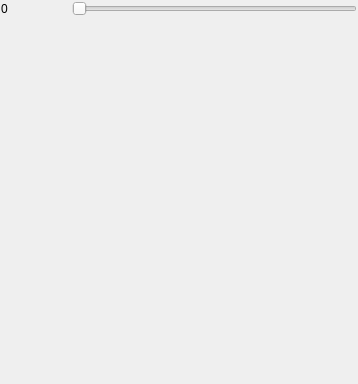
<?xml version="1.0" encoding="UTF-8"?>
<ui version="4.0">
 <class>display_screen_container</class>
 <widget class="QWidget" name="display_screen_container">
  <property name="geometry">
   <rect>
    <x>0</x>
    <y>0</y>
    <width>358</width>
    <height>384</height>
   </rect>
  </property>
  <property name="sizePolicy">
   <sizepolicy hsizetype="MinimumExpanding" vsizetype="MinimumExpanding">
    <horstretch>0</horstretch>
    <verstretch>0</verstretch>
   </sizepolicy>
  </property>
  <property name="minimumSize">
   <size>
    <width>358</width>
    <height>384</height>
   </size>
  </property>
  <property name="sizeIncrement">
   <size>
    <width>0</width>
    <height>0</height>
   </size>
  </property>
  <property name="windowTitle">
   <string>Form</string>
  </property>
  <layout class="QGridLayout" name="gridLayout_3">
   <property name="leftMargin">
    <number>1</number>
   </property>
   <property name="topMargin">
    <number>1</number>
   </property>
   <property name="rightMargin">
    <number>1</number>
   </property>
   <property name="bottomMargin">
    <number>1</number>
   </property>
   <property name="spacing">
    <number>1</number>
   </property>
   <item row="0" column="0">
    <layout class="QVBoxLayout" name="verticalLayout">
     <item>
      <layout class="QHBoxLayout" name="horizontalLayout">
       <item>
        <widget class="QLabel" name="posss">
         <property name="minimumSize">
          <size>
           <width>70</width>
           <height>0</height>
          </size>
         </property>
         <property name="maximumSize">
          <size>
           <width>70</width>
           <height>16777215</height>
          </size>
         </property>
         <property name="text">
          <string>0</string>
         </property>
        </widget>
       </item>
       <item>
        <widget class="QSlider" name="posSelect_scrbr">
         <property name="orientation">
          <enum>Qt::Horizontal</enum>
         </property>
        </widget>
       </item>
      </layout>
     </item>
     <item>
      <widget class="QWidget" name="displ" native="true">
       <property name="sizePolicy">
        <sizepolicy hsizetype="MinimumExpanding" vsizetype="MinimumExpanding">
         <horstretch>0</horstretch>
         <verstretch>0</verstretch>
        </sizepolicy>
       </property>
       <property name="minimumSize">
        <size>
         <width>340</width>
         <height>340</height>
        </size>
       </property>
       <layout class="QHBoxLayout" name="horizontalLayout_3"/>
      </widget>
     </item>
    </layout>
   </item>
  </layout>
 </widget>
 <resources/>
 <connections/>
</ui>
